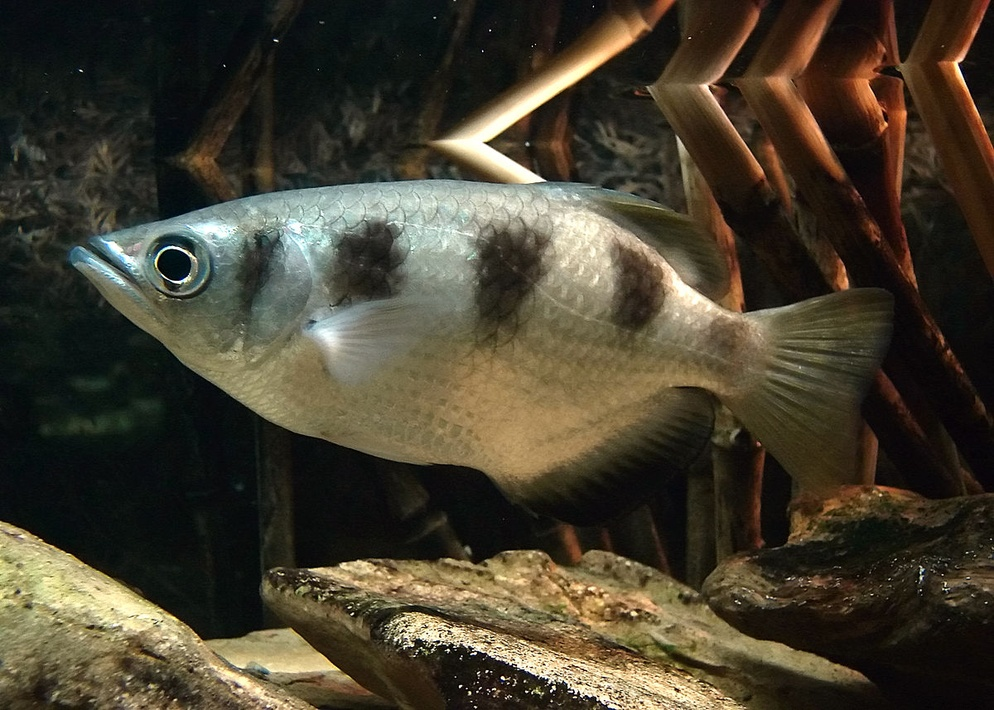
#> input picture archerfishtest.jpg, 994 x 710 px, shrunk from 1200 x 857 before the run
$ python color_histogram.py --image archerfishtest.jpg   (Python 2 division)
#> lines starting #> are read from the running program, lines starting #| are printed output that depends on the picture
from matplotlib import pyplot as plt
import numpy as np
import argparse
import cv2

ap = argparse.ArgumentParser()
ap.add_argument("-i", "--image", required = True, help = "Path to the image")
args = vars(ap.parse_args())

image = cv2.imread(args["image"])
#> image is the input picture: shape (710, 994, 3); mean B, G, R 47.3, 63.1, 69.6
cv2.imshow("Original", image)

# Split the image into 3 channels: RGB
chans = cv2.split(image)
colors = ("b", "g", "r")

plt.figure()
plt.title("'Flattened' Color Histogram")
plt.xlabel("Bins")
plt.ylabel("# of Pixels")

# Loop over each of  the channels in the image
# For each channel compute a histogram
for (chan, color) in zip(chans, colors):
    hist = cv2.calcHist([chan], [0], None, [256], [0, 256])
    plt.plot(hist, color = color)
    plt.xlim([0, 256])
#> this loop made 3 passes
#> color on passes 1 to 3: 'b', 'g', 'r'

# plt.show()
# cv2.waitKey(0)
'''
MULTI-DIMENSIONAL HISTOGRAMS

Use the following example for things like:
"How many pixels have Red = 10 AND Blue = 30?"
'''
fig = plt.figure()

ax = fig.add_subplot(131)
hist = cv2.calcHist([chans[1], chans[0]], [0, 1], None, [32, 32], [0, 256, 0, 256])
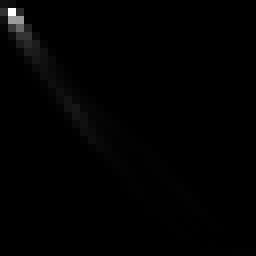
#> hist: shape (32, 32) float32 (shown 8 times larger); min 0, max 89609, mean 689.2; drawn with min black and max white
p = ax.imshow(hist, interpolation = "nearest")
ax.set_title("2D Color Histogram for G and B")
plt.colorbar(p)

ax = fig.add_subplot(132)
hist = cv2.calcHist([chans[1], chans[2]], [0, 1], None, [32, 32], [0, 256, 0, 256])
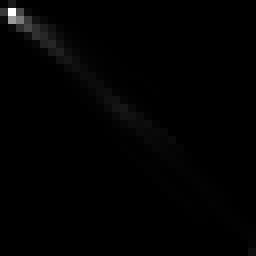
#> hist: shape (32, 32) float32 (shown 8 times larger); min 0, max 78305, mean 689.2; drawn with min black and max white
p = ax.imshow(hist, interpolation = "nearest")
ax.set_title("2D Color Histogram for G and R")
plt.colorbar(p)

ax = fig.add_subplot(133)
hist = cv2.calcHist([chans[0], chans[2]], [0, 1], None, [32, 32], [0, 256, 0, 256])
p = ax.imshow(hist, interpolation = "nearest")
ax.set_title("2D Color Histogram for B and R")
plt.colorbar(p)

print "2D histogram shape: %s, with %d values" % (hist.shape, hist.flatten().shape[0])
#| 2D histogram shape: (32, 32), with 1024 values

# 3D Histogram
hist = cv2.calcHist([image], [0, 1, 2], None, [8, 8, 8], [0, 256, 0, 256, 0, 256])
print "3D histogram shape: %s, with %d values" % (hist.shape, hist.flatten().shape[0])
#| 3D histogram shape: (8, 8, 8), with 512 values

plt.show()
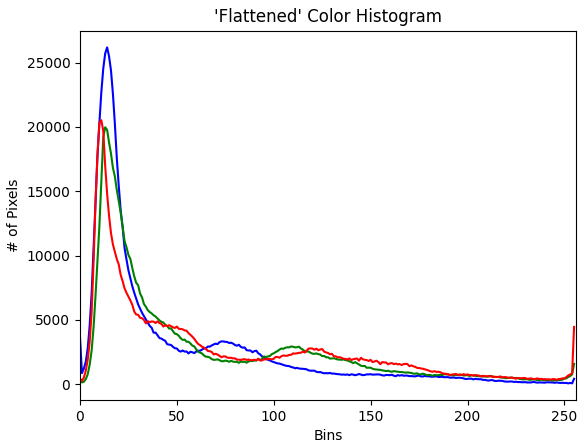
#> figure drawn by matplotlib, 1 panel; curve peaks at x = 14, y = 26187; curve peaks at x = 13, y = 19976; curve peaks at x = 11, y = 20524
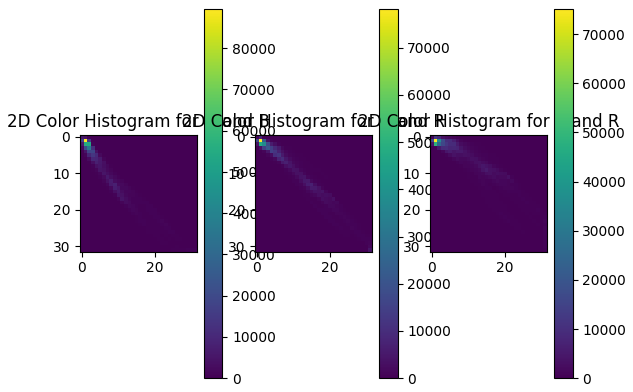
#> figure drawn by matplotlib, 6 panels
